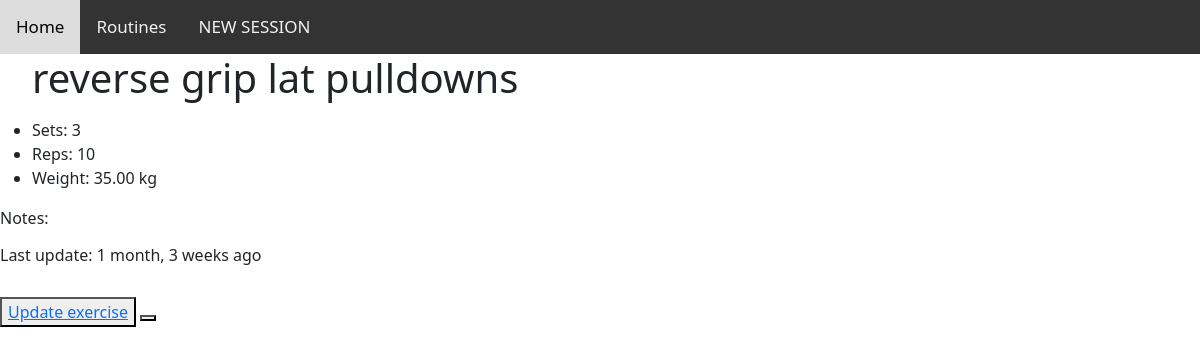
Page /sessions/exercise/3/detail/ (signed in) on the earlier database version.
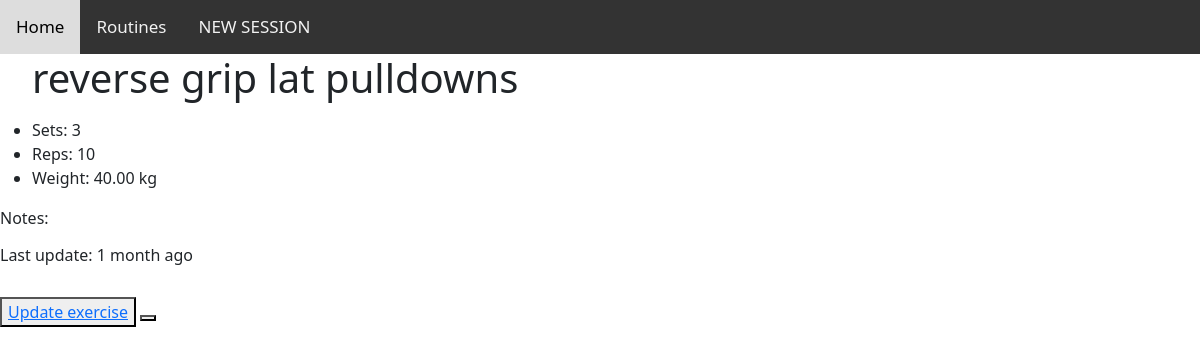
Same page on the later database version.
### sessions/models.py (models this page shows, shortened)
class Exercise(CloneMixin, models.Model):
    name = models.CharField(
        max_length=200,
        validators=[MinLengthValidator(2, "Name must be greater than 2 characters")]
    )
    sets = models.PositiveSmallIntegerField(default=1)
    repetitions = models.PositiveSmallIntegerField(default=1)
    weight = models.DecimalField(default=0, max_digits=5, decimal_places=2)
    notes = models.TextField(blank=True)
    created_at = models.DateTimeField(auto_now_add=True)
    updated_at = models.DateTimeField(auto_now=True)

### sessions/views.py (the view)
# urls.py: path('exercise/<int:pk>/detail/', ExerciseDetail.as_view(), name='exercise_detail'),
class ExerciseDetail(LoginRequiredMixin,DetailView):
    model = Exercise
    """ def get_context_data(self, **kwargs):
        context = super().get_context_data(**kwargs)
        exercise = self.get_object()
        session = exercise.routine.session_set.last()
        context['session_id'] = session.id
        return context """

### sessions/templates/sesh/exercise_detail.html (shortened to what this page needs)
{% extends "layout.html" %}
{% block content %}
{% load static%}
<ul><h1>{{ exercise.name }}</h1></ul>
<div>
    <ul>
        <li>Sets: {{ exercise.sets }}</li>
        <li>Reps: {{ exercise.repetitions }}</li>
        <li>Weight: {{ exercise.weight }} kg</li>
    </ul>
    <p>Notes: {{ exercise.notes }}</p>
</div>
<h6>Last update: {{ exercise.updated_at|timesince }} ago</h6>
<br>
<button><a href="{% url 'sessions:exercise_update' exercise.id %}">Update exercise</a></button>
<button><a id="current_session" style="display:none" href="">Back to Session</a></button>
{% endblock content %}

Differences in the rows shown:
changed Exercise "reverse grip lat pulldowns": weight "35.00" → "40.00"; updated_at "1 month, 3 weeks" → "1 month"
